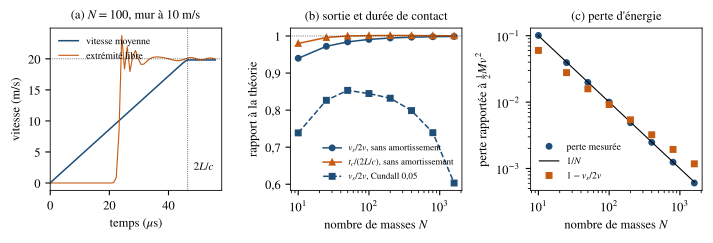

Reproduce this figure in Python.
"""Banc T0b : chaine de N masses (barre de Saint-Venant, granite Utah FORGE,
L = 0,1 m, c = 4 300 m/s) frappee a 10 m/s par le mur rigide de Signorini (e = 0
au noeud). (a) histoire a N = 100 ; (b) vitesse de sortie / 2v et duree de
contact / (2L/c) contre N ; (c) perte d'energie contre N, attendue 1/N.
Donnees : t0b_balayage_N.csv et t0b_histoire_N100.csv, produits le 2026-10-06
par t0b_sweep.cpp (copie de la lambda `bar` du selftest, vrai noyau
toolsig::impulse) ; N = 100 et 400 redonnent les chiffres du selftest.
Usage : python fig_t0b_chaine.py -> fig_t0b_chaine.pdf
"""
import os, csv
import numpy as np
from style_verif import plt, virgule

HERE = os.path.dirname(os.path.abspath(__file__))
b = list(csv.DictReader(open(os.path.join(HERE, "t0b_balayage_N.csv"))))
h = np.genfromtxt(os.path.join(HERE, "t0b_histoire_N100.csv"), delimiter=",", names=True)
T2 = 46.5111  # 2L/c en microsecondes

fig, ax = plt.subplots(1, 3, figsize=(7.2, 2.5))
a = ax[0]
a.plot(h["t_us"], h["v_moy"], color="#1f4e79", label="vitesse moyenne")
a.plot(h["t_us"], h["v_noeudN"], color="#c55a11", lw=0.8, label="extrémité libre")
a.axhline(20, color="k", lw=0.5, ls=":")
a.axvline(T2, color="k", lw=0.5, ls=":")
a.set_xlim(0, 58)
a.set_xlabel(r"temps ($\mu$s)")
a.set_ylabel("vitesse (m/s)")
a.set_title(r"(a) $N = 100$, mur à 10 m/s", fontsize=9)
a.text(T2 + 2, 2, r"$2L/c$", fontsize=8)
a.legend(loc="upper left", fontsize=7)
virgule(a)

for amort, mk, lab in (("0.00", "o", "sans amortissement"), ("0.05", "s", r"Cundall 0,05")):
    r = [x for x in b if x["amort"] == amort]
    N = np.array([int(x["N"]) for x in r])
    v = np.array([float(x["v_sur_2v"]) for x in r])
    tc = np.array([float(x["t_sur_2Lc"]) for x in r])
    ax[1].semilogx(N, v, marker=mk, color="#1f4e79", ms=4,
                   ls="-" if amort == "0.00" else "--", label=r"$v_s/2v$, " + lab)
    if amort == "0.00":
        ax[1].semilogx(N, tc, marker="^", color="#c55a11", ms=4, label=r"$t_c/(2L/c)$, " + lab)
        loss = np.array([float(x["perte_rel"]) for x in r])
        ax[2].loglog(N, loss, "o", color="#1f4e79", ms=4, label="perte mesurée")
        ax[2].loglog(N, 1.0 / N, color="k", lw=0.8, label=r"$1/N$")
        ax[2].loglog(N, 1 - v, "s", color="#c55a11", ms=4, label=r"$1 - v_s/2v$")
ax[1].axhline(1, color="k", lw=0.5, ls=":")
ax[1].set_xlabel(r"nombre de masses $N$")
ax[1].set_ylabel("rapport à la théorie")
ax[1].set_title("(b) sortie et durée de contact", fontsize=9)
ax[1].legend(loc="lower right", fontsize=6.5)
virgule(ax[1], "y")
ax[2].set_xlabel(r"nombre de masses $N$")
ax[2].set_ylabel(r"perte rapportée à $\frac{1}{2}Mv^2$")
ax[2].set_title("(c) perte d'énergie", fontsize=9)
ax[2].legend(loc="lower left", fontsize=7)
fig.tight_layout()
fig.savefig(os.path.join(HERE, "fig_t0b_chaine.pdf"))
